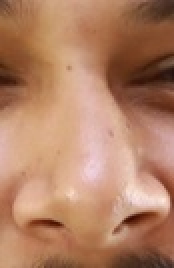
%> input picture Assignment-3/Codes Given by Sir/nose.JPG, 87 x 134 px, shrunk from 262 x 407 before the run (shown 2 times larger)
$ octave Assignment_3b.m   (GNU Octave 9; MATLAB toolbox functions it lacks are replaced by stand-ins)
%> lines starting %> are read from the running program, lines starting %| are printed output that depends on the picture
%Template matching of my own
clc
clear
A=imread('nose.jpg');
%> A is the input picture: size 134x87x3 uint8; mean R, G, B 177.9, 128.7, 100.8
A=im2double(A);
%> A: size 134x87x3 double
figure(1);
imshow(A);

C=imread('eye.jpg');
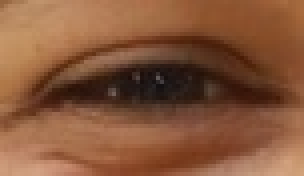
%> input picture Assignment-3/Codes Given by Sir/eye.JPG, 76 x 44 px, shrunk from 231 x 133 before the run (shown 4 times larger)
%> C is the input picture: size 44x76x3 uint8; mean R, G, B 134.5, 86.8, 58.3
C=im2double(C);
%> C: size 44x76x3 double
figure(2);
imshow(C);

B=imread('Khurram.jpg');
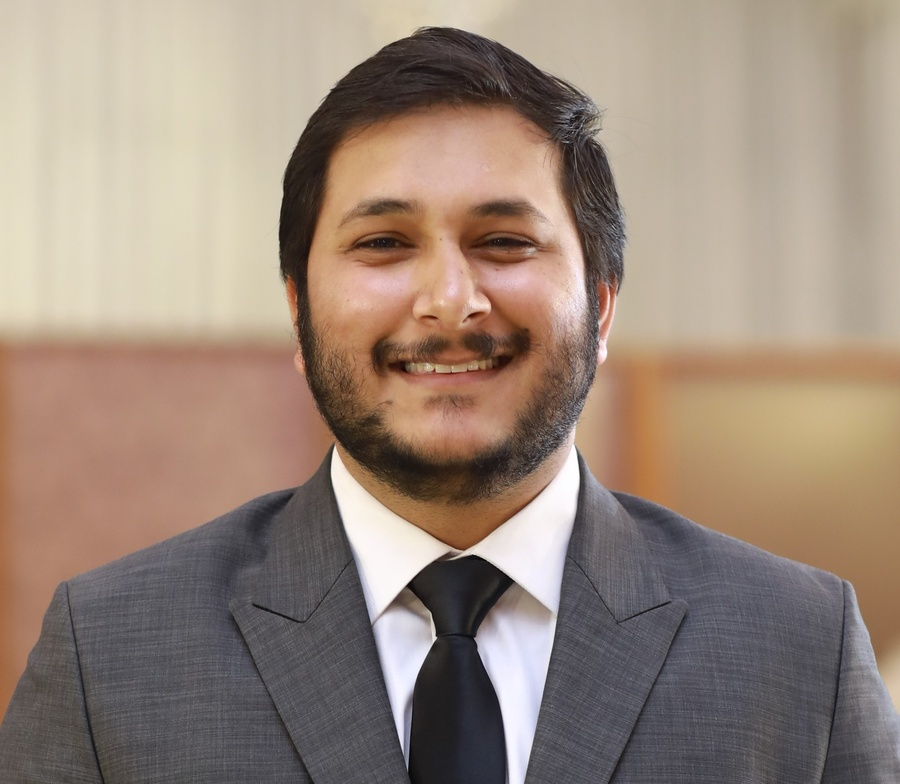
%> input picture Assignment-3/Codes Given by Sir/Khurram.JPG, 900 x 784 px, shrunk from 2724 x 2372 before the run
%> B is the input picture: size 784x900x3 uint8; mean R, G, B 153.5, 135.4, 121.9
B=im2double(B);
%> B: size 784x900x3 double
figure(3);
imshow(B);

A=rgb2gray(A);
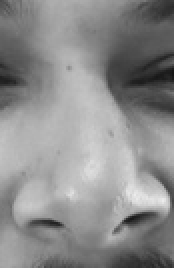
%> A: size 134x87 double (shown 2 times larger); min 0.086, max 0.929, mean 0.55
B=rgb2gray(B);
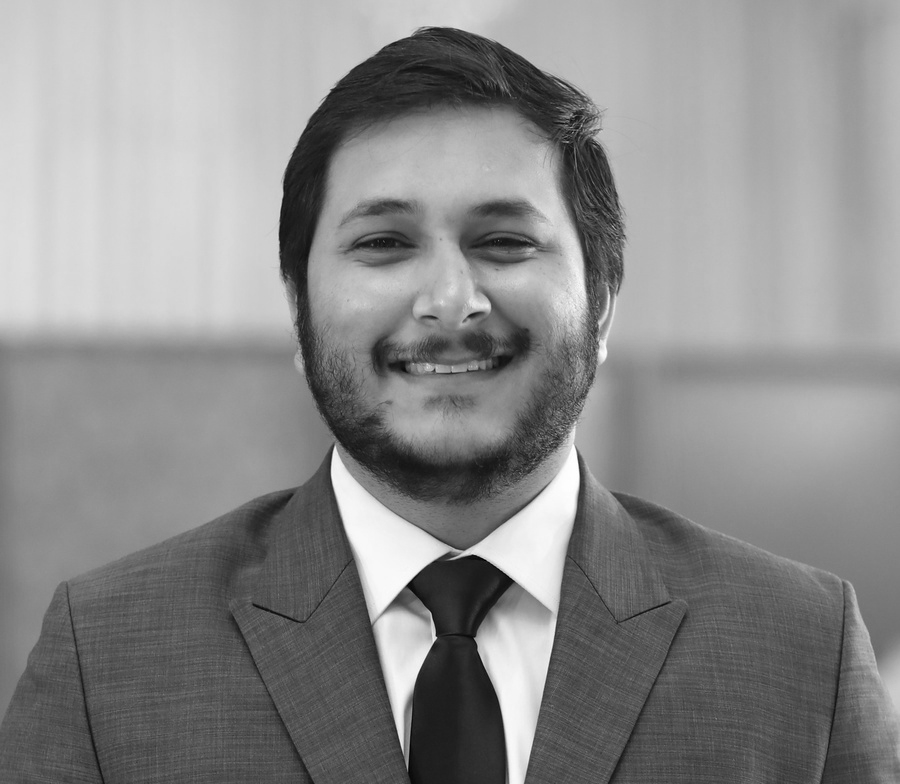
%> B: size 784x900 double; min 0.00313, max 1, mean 0.546
[Ar Ac]= size(A);
%> Ar = 134; Ac = 87
[Br Bc]= size(B);
%> Br = 784; Bc = 900
z=normxcorr2(A,B);
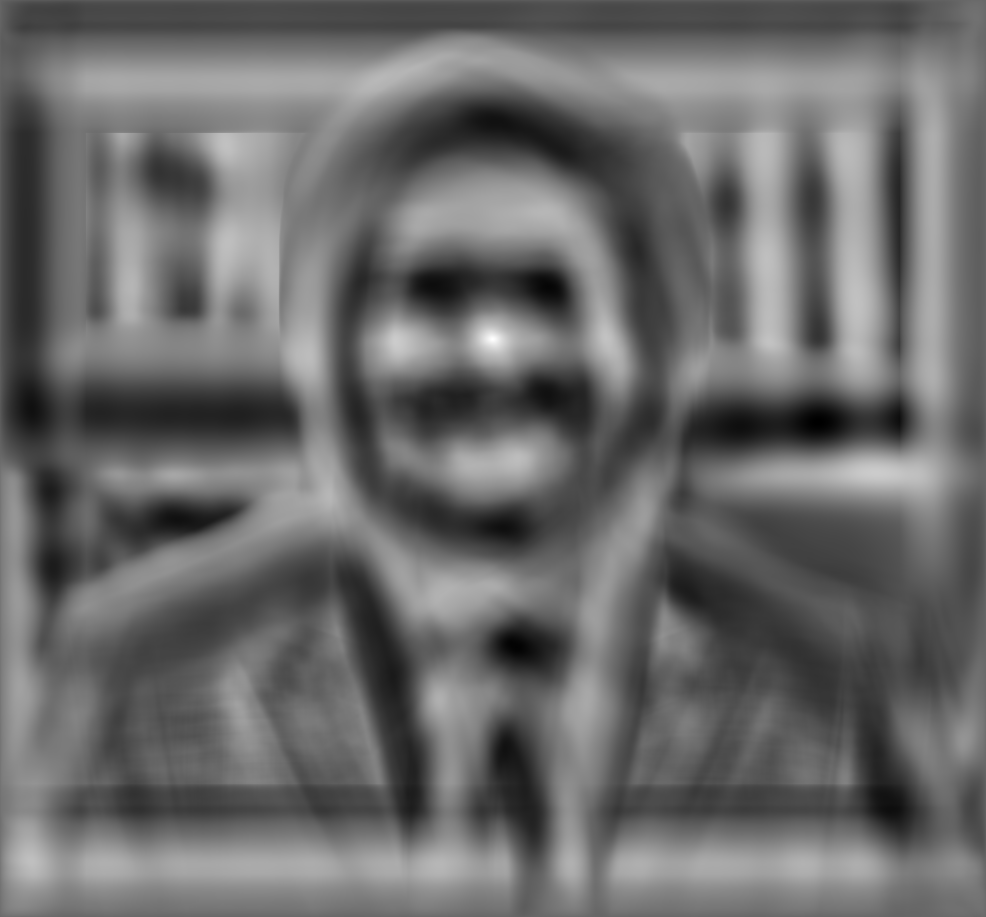
%> z: size 917x986 double; min -0.691, max 0.997, mean 0.0154; drawn with min black and max white
[r c v]=find(z==(max(max(z))));
%> r = 340; c = 493; v = true
Nose = insertShape(B,'rectangle',[c-Ac r-Ar Ac Ar],'LineWidth',10);
figure(4);
imshow(Nose);

C=rgb2gray(C);
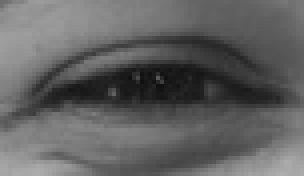
%> C: size 44x76 double (shown 4 times larger); min 0.064, max 0.682, mean 0.384
[Cr Cc]= size(C);
%> Cr = 44; Cc = 76
z=normxcorr2(C,B);
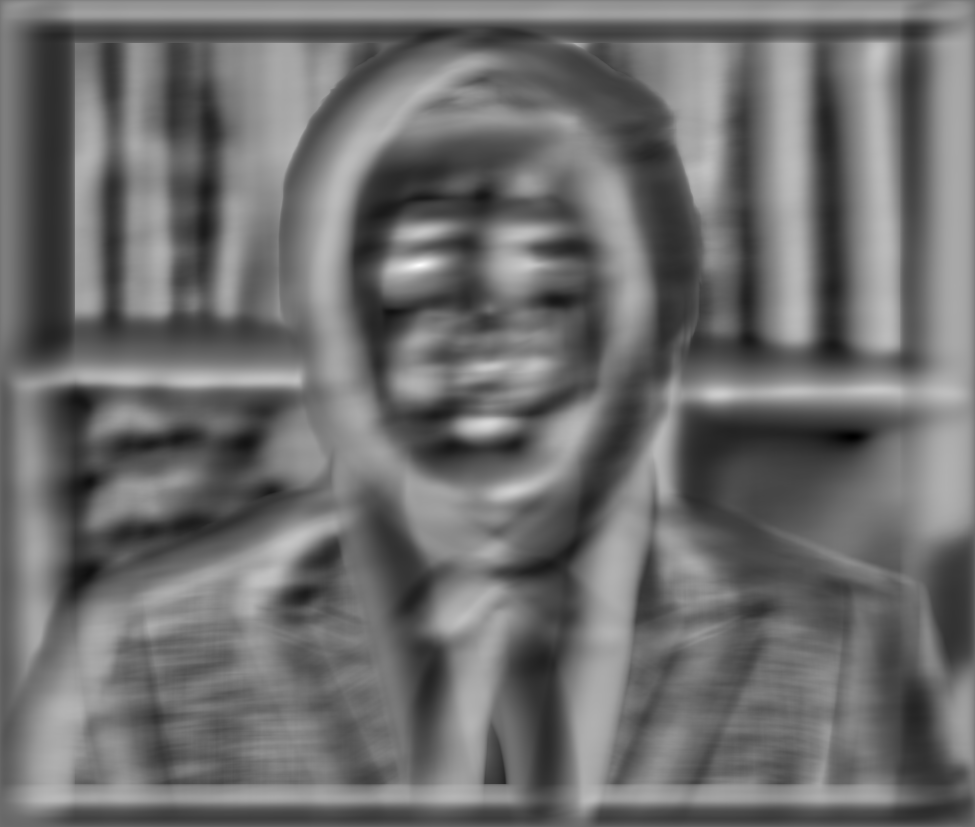
%> z: size 827x975 double; min -0.754, max 0.996, mean 0.00462; drawn with min black and max white
[r c v]=find(z==(max(max(z))));
%> r = 266; c = 420
EYE = insertShape(B,'rectangle',[c-Cc r-Cr Cc Cr],'LineWidth',10);
%figure(5);
imshow(EYE);
